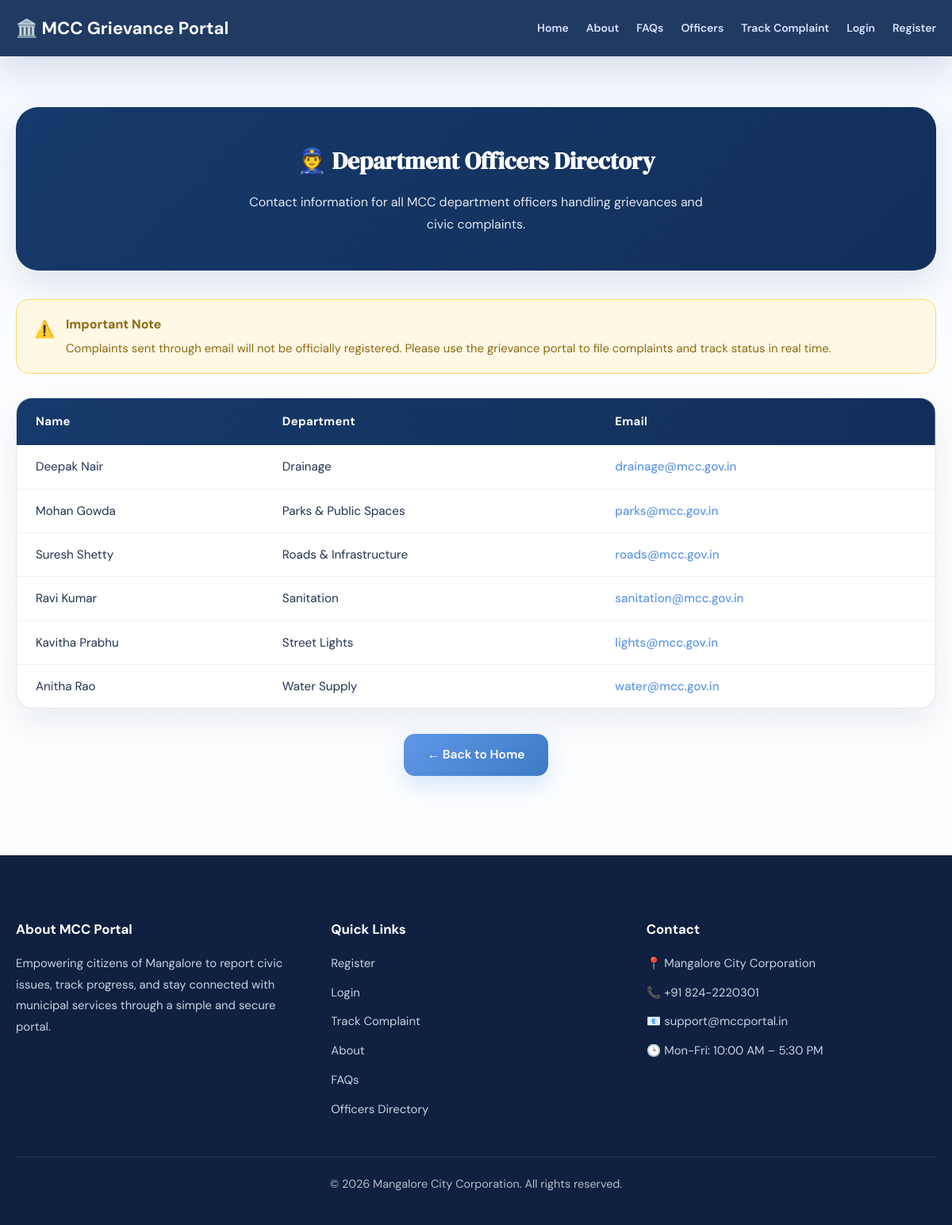
Screenshot of /officers-directory/ with the database file from the repository.
### officers/models.py (models this page shows, shortened)
class Officer(models.Model):
    name = models.CharField(max_length=100)
    email = models.EmailField(unique=True)
    username = models.CharField(max_length=50, unique=True)
    password = models.CharField(max_length=100)
    department = models.CharField(
        max_length=100,
        choices=DEPARTMENT_CHOICES
    )

### users/views.py (the view)
# urls.py: path('officers-directory/', user_views.officers_directory, name='officers_directory'),
def officers_directory(request):
    officers = Officer.objects.all().order_by('department')
    return render(request, 'officers_directory.html', {'officers': officers})

### templates/officers_directory.html (shortened to what this page needs)
<!DOCTYPE html>
<html>
<head>
</head>
<body>
<nav class="navbar">
    <div class="container">
        <a class="logo" href="{% url 'home' %}">🏛️ MCC Grievance Portal</a>
        <div class="nav-links">
            <a href="{% url 'home' %}">Home</a>
            <a href="{% url 'about' %}">About</a>
            <a href="{% url 'faqs' %}">FAQs</a>
            <a href="{% url 'officers_directory' %}">Officers</a>
            <a href="{% url 'track_complaint' %}">Track Complaint</a>
            {% if request.session.citizen_id %}
                <a href="{% url 'dashboard' %}">Dashboard</a>
                <a href="{% url 'logout' %}">Logout</a>
            {% else %}
                <a href="{% url 'login' %}">Login</a>
                <a href="{% url 'register' %}">Register</a>
            {% endif %}
        </div>
    </div>
</nav>
<div class="page-shell">
    <div class="container">
        <section class="page-header">
            <h1>👮 Department Officers Directory</h1>
            <p>Contact information for all MCC department officers handling grievances and civic complaints.</p>
        </section>
        <div class="alert-warning">
            <div class="alert-warning-icon">⚠️</div>
            <div>
                <strong>Important Note</strong>
                <p>Complaints sent through email will not be officially registered. Please use the grievance portal to file complaints and track status in real time.</p>
            </div>
        </div>
        <div class="table-wrapper">
            <table>
                <thead>
                    <tr>
                        <th>Name</th>
                        <th>Department</th>
                        <th>Email</th>
                    </tr>
                </thead>
                <tbody>
                    {% for officer in officers %}
                    <tr>
                        <td>{{ officer.name }}</td>
                        <td>{{ officer.department }}</td>
                        <td><a href="mailto:{{ officer.email }}" class="email-link">{{ officer.email }}</a></td>
                    </tr>
                    {% endfor %}
                </tbody>
            </table>
        </div>
        <div class="button-group">
            <a href="{% url 'home' %}" class="btn-back">← Back to Home</a>
        </div>
    </div>
</div>
<footer class="footer">
    <div class="container">
        <div class="footer-content">
            <div class="footer-section">
                <h3>About MCC Portal</h3>
                <p>Empowering citizens of Mangalore to report civic issues, track progress, and stay connected with municipal services through a simple and secure portal.</p>
            </div>
            <div class="footer-section">
                <h3>Quick Links</h3>
                <ul>
                    <li><a href="{% url 'register' %}">Register</a></li>
                    <li><a href="{% url 'login' %}">Login</a></li>
                    <li><a href="{% url 'track_complaint' %}">Track Complaint</a></li>
                    <li><a href="{% url 'about' %}">About</a></li>
                    <li><a href="{% url 'faqs' %}">FAQs</a></li>
                    <li><a href="{% url 'officers_directory' %}">Officers Directory</a></li>
                </ul>
            </div>
            <div class="footer-section">
                <h3>Contact</h3>
                <ul>
                    <li>📍 Mangalore City Corporation</li>
                    <li>📞 +91 824-2220301</li>
                    <li>📧 support@mccportal.in</li>
                    <li>🕒 Mon-Fri: 10:00 AM – 5:30 PM</li>
                </ul>
            </div>
        </div>
        <div class="footer-bottom">
            <p>© 2026 Mangalore City Corporation. All rights reserved.</p>
        </div>
    </div>
</footer>
</body>
</html>

### templates/officers_directory.html (style rules this page uses)
:root { --navy: #163a6b; --navy-dark: #122f5a; --sky: #5f97e6; --white: #ffffff; --text: #1f3250; --text-soft: #52617a; --border: rgba(28, 56, 108, 0.12); --shadow: 0 18px 45px rgba(21, 56, 102, 0.12); }
* { margin: 0; padding: 0; box-sizing: border-box; }
body { font-family: 'DM Sans', system-ui, sans-serif; color: var(--text); background: linear-gradient(180deg, #f5f8ff 0%, #ffffff 45%, #f8fbff 100%); min-height: 100vh; line-height: 1.6; }
a { color: inherit; }
.container { width: min(1180px, calc(100% - 40px)); margin: 0 auto; }
.navbar { background: rgba(24, 50, 92, 0.96); padding: 18px 0; position: sticky; top: 0; z-index: 10; box-shadow: 0 20px 45px rgba(15, 38, 71, 0.12); }
.navbar .container { display: flex; align-items: center; justify-content: space-between; gap: 20px; }
.navbar .logo { color: #f8fbff; font-size: 22px; font-weight: 700; text-decoration: none; }
.nav-links { display: flex; flex-wrap: wrap; justify-content: flex-end; gap: 22px; }
.nav-links a { color: #d7e4ff; text-decoration: none; font-size: 14px; font-weight: 600; transition: color 0.25s ease; }
.page-shell { padding: 64px 0 100px; }
.page-header { text-align: center; padding: 44px 32px; background: linear-gradient(135deg, var(--navy), var(--navy-dark)); border-radius: 28px; color: white; margin-bottom: 36px; box-shadow: var(--shadow); }
.page-header h1 { font-family: 'DM Serif Display', serif; font-size: clamp(1.8rem, 2.5vw, 2.8rem); margin-bottom: 14px; }
.page-header p { color: rgba(255,255,255,0.88); font-size: 1rem; max-width: 600px; margin: 0 auto; line-height: 1.75; }
.alert-warning { background: #fef8e5; border: 1.5px solid #ffd966; border-radius: 16px; padding: 18px 22px; margin-bottom: 30px; display: flex; gap: 14px; align-items: flex-start; }
.alert-warning-icon { font-size: 1.3rem; flex-shrink: 0; margin-top: 2px; }
.alert-warning strong { color: #8d6a12; font-weight: 700; }
.alert-warning p { margin: 6px 0 0; color: #8d6a12; font-size: 0.93rem; line-height: 1.6; }
.table-wrapper { background: white; border-radius: 20px; border: 1px solid var(--border); box-shadow: 0 20px 42px rgba(17, 36, 74, 0.08); overflow: hidden; margin-bottom: 32px; }
table { width: 100%; border-collapse: collapse; }
thead { background: linear-gradient(90deg, var(--navy), var(--navy-dark)); color: white; }
th { padding: 18px 24px; text-align: left; font-weight: 700; font-size: 0.93rem; letter-spacing: 0.3px; }
td { padding: 15px 24px; border-bottom: 1px solid rgba(30, 60, 113, 0.07); font-size: 0.95rem; color: var(--text); }
tbody tr:last-child td { border-bottom: none; }
.email-link { color: var(--sky); text-decoration: none; font-weight: 500; }
.button-group { text-align: center; margin-top: 20px; }
.btn-back { display: inline-flex; align-items: center; gap: 10px; padding: 14px 30px; background: linear-gradient(135deg, var(--sky), #3d7bc5); color: white; text-decoration: none; border-radius: 14px; font-weight: 600; font-size: 0.97rem; box-shadow: 0 12px 28px rgba(74, 144, 226, 0.22); transition: transform 0.2s ease, box-shadow 0.2s ease; }
.footer { background: #0f2040; color: #d5dce9; padding: 80px 0 40px; }
.footer-content { display: grid; grid-template-columns: repeat(auto-fit, minmax(220px, 1fr)); gap: 32px; margin-bottom: 36px; }
.footer-section h3 { font-size: 1.05rem; margin-bottom: 16px; color: #fff; }
.footer-section p, .footer-section li { font-size: 0.93rem; color: #c8d3e1; line-height: 1.8; }
.footer-section ul { list-style: none; padding: 0; margin: 0; }
.footer-section li { margin-bottom: 10px; }
.footer-section a { color: #c8d3e1; text-decoration: none; transition: color 0.2s; }
.footer-bottom { text-align: center; border-top: 1px solid rgba(255,255,255,0.08); padding-top: 22px; font-size: 0.9rem; color: rgba(255,255,255,0.7); }

### rows the page displays
Officer: name "Deepak Nair", department "Drainage", email "drainage@mcc.gov.in"
Officer: name "Mohan Gowda", department "Parks & Public Spaces", email "parks@mcc.gov.in"
Officer: name "Suresh Shetty", department "Roads & Infrastructure", email "roads@mcc.gov.in"
Officer: name "Ravi Kumar", department "Sanitation", email "sanitation@mcc.gov.in"
Officer: name "Kavitha Prabhu", department "Street Lights", email "lights@mcc.gov.in"
Officer: name "Anitha Rao", department "Water Supply", email "water@mcc.gov.in"
